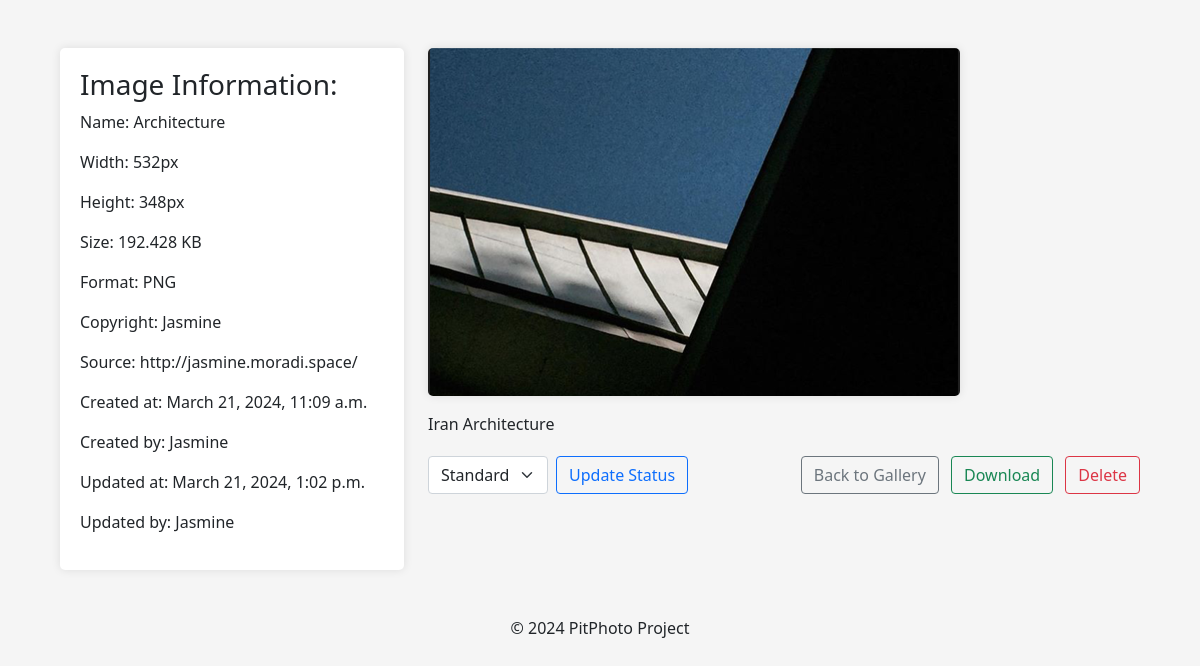
Page /photo/42 on the committed database.
### photos/models.py (models this page shows, shortened)
class Photo(models.Model):
    category = models.ForeignKey(
        Category, on_delete=models.SET_NULL, null=True, blank=True)
    image = models.ImageField(null=False, blank=False)
    description = models.TextField()
    user = models.ForeignKey(settings.AUTH_USER_MODEL, on_delete=models.CASCADE, null=True)
    name = models.CharField(max_length=255)
    width = models.PositiveIntegerField(null=True, blank=True)
    height = models.PositiveIntegerField(null=True, blank=True)
    size = models.FloatField(null=True, blank=True)  # In Megabytes
    format = models.CharField(max_length=10, null=True, blank=True)
    copyright = models.CharField(max_length=255, blank=True, null=True)
    source = models.URLField(max_length=1024, blank=True, null=True)
    created_at = models.DateTimeField(auto_now_add=True)
    created_by = models.ForeignKey(settings.AUTH_USER_MODEL, related_name='photos_created', on_delete=models.SET_NULL, null=True)
    updated_at = models.DateTimeField(auto_now=True)
    updated_by = models.ForeignKey(settings.AUTH_USER_MODEL, related_name='photos_updated', on_delete=models.SET_NULL, null=True)
    STATUS_CHOICES = [
        ('new', 'New'),
        ('approved', 'Approved'),
        ('optimized', 'Optimized'),
        ('locked', 'Locked'),
        ('standard', 'Standard'),
    ]
    status = models.CharField(max_length=10, choices=STATUS_CHOICES, default='new')

### photos/views.py (the view)
# urls.py: path('photo/<str:pk>', viewPhoto, name='photo'),
def viewPhoto(request, pk):
    photo = Photo.objects.get(id=pk)
    return render(request, 'photos/photo.html', {'photo': photo})

### photos/templates/photos/photo.html (shortened to what this page needs)
<!DOCTYPE html>
<html lang="en">
<head>
    <link href="https://cdn.jsdelivr.net/npm/bootstrap@5.0.0-beta1/dist/css/bootstrap.min.css" rel="stylesheet">
</head>
<body class="m-5">
    <div class="container">
        <div class="row justify-content-center">
            <div class="col-md-4">
                <div class="photo-info">
                    <h3>Image Information:</h3>
                    <p>Name: {{ photo.name }}</p>
                    <p>Width: {{ photo.width }}px</p>
                    <p>Height: {{ photo.height }}px</p>
                    <p>Size: {{ photo.size }} KB</p>
                    <p>Format: {{ photo.format }}</p>
                    <p>Copyright: {{ photo.copyright }}</p>
                    <p>Source: {{ photo.source }}</p>
                    <p>Created at: {{ photo.created_at }}</p>
                    <p>Created by: {{ photo.created_by.username }}</p>
                    <p>Updated at: {{ photo.updated_at }}</p>
                    <p>Updated by: {{ photo.updated_by.username }}</p>
                </div>
            </div>
            <div class="col-md-8">
                <img src="{{ photo.image.url }}" class="photo-view" alt="Photo">
                <p class="mt-3">{{ photo.description }}</p>
                <div class="control-panel">
                    <div class="control-panel d-flex justify-content-between align-items-center mt-3">
                        <form action="{% url 'change_photo_status' photo.id %}" method="post" class="d-flex align-items-center">
                            <div class="me-2">
                                <select name="status" id="status" class="form-select">
                                    {% for key, value in photo.STATUS_CHOICES %}
                                        <option value="{{ key }}" {% if photo.status == key %}selected{% endif %}>{{ value }}</option>
                                    {% endfor %}
                                </select>
                            </div>
                            <button type="submit" class="btn btn-outline-primary me-3">Update Status</button>
                        </form>
                        <div>
                            <a href="{% url 'gallery' %}" class="btn btn-outline-secondary me-2">Back to Gallery</a>
                            <a href="{{ photo.image.url }}" download="{{ photo.name }}" class="btn btn-outline-success me-2">Download</a>
                            <form action="{% url 'delete_photo' photo.id %}" method="post" style="display: inline;">
                                <button type="submit" class="btn btn-outline-danger" onclick="return confirm('Are you sure you want to delete this photo?');">Delete</button>
                            </form>
                        </div>
                    </div>
                </div>
            </div>
        </div>
    </div>
</body>
<footer class="bg-dank text-center text-lg-start">
    <div class="text-center p-3" style="margin:10px;","background-color: rgba(0, 0, 0, 0,5);">
        © 2024 PitPhoto Project
    </div>
</footer>
</html>

### photos/templates/photos/photo.html (style rules this page uses)
body { background-color: #f5f5f5; }
.photo-info { padding: 20px; background-color: #fff; border-radius: 5px; margin-bottom: 20px; box-shadow: 0 0 10px rgba(0, 0, 0, 0.1); }
.photo-view { max-width: 100%; height: auto; border-radius: 5px; box-shadow: 0 0 10px rgba(0, 0, 0, 0.1); }
.control-panel { margin-top: 20px; }

### rows in the picture
Photo: name "Architecture", width "532", height "348", size "192.428", format "PNG", copyright "Jasmine", source "http://jasmine.moradi.space/", created_at "March 21, 2024, 11:09 a.m.", created_by.username "Jasmine", updated_at "March 21, 2024, 1:02 p.m.", updated_by.username "Jasmine", image (picture), description "Iran Architecture", status "Standard"
